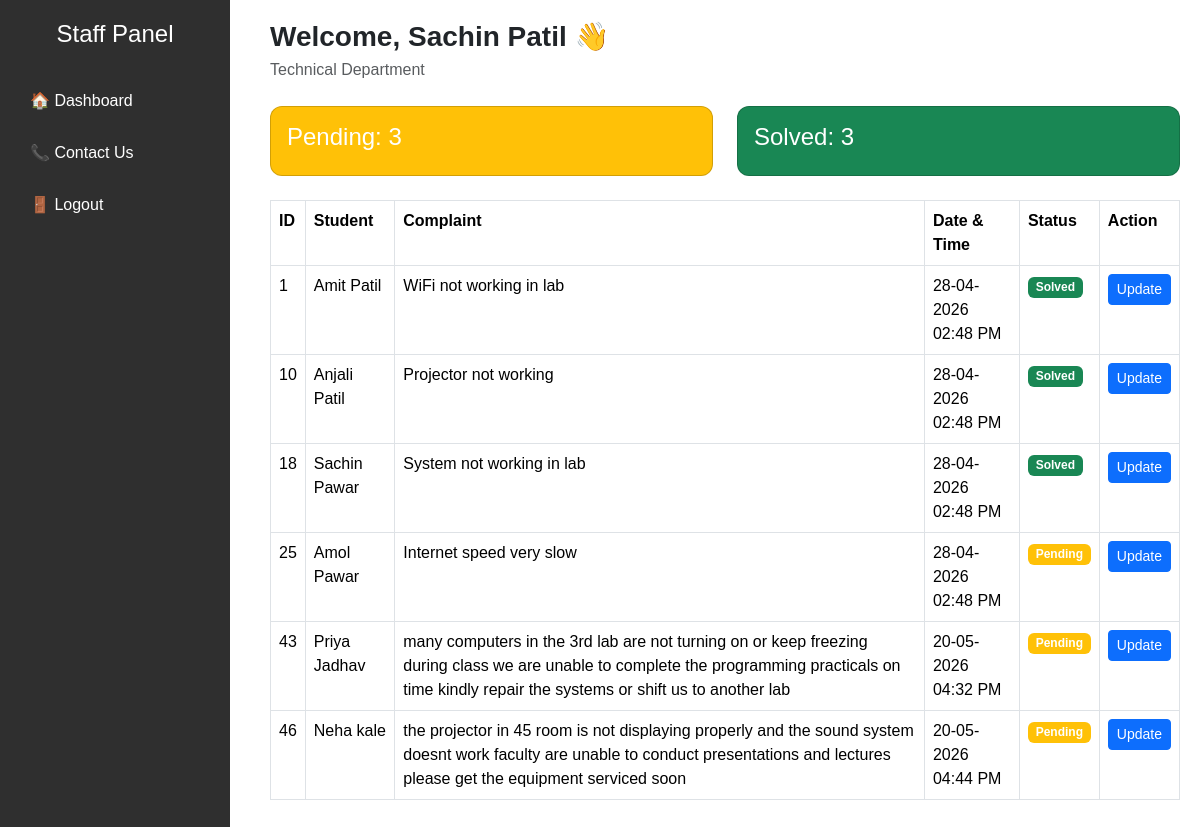
Page /staff-dashboard.php (signed in) on the committed database.
### tables this page shows
CREATE TABLE `complaints` (
  `id` int(11) NOT NULL,
  `complaint` text DEFAULT NULL,
  `department` varchar(50) DEFAULT NULL,
  `status` varchar(50) DEFAULT 'Pending',
  `created_at` timestamp NOT NULL DEFAULT current_timestamp(),
  `user_id` int(11) DEFAULT NULL
);

CREATE TABLE `users` (
  `id` int(11) NOT NULL,
  `name` varchar(100) NOT NULL,
  `email` varchar(100) NOT NULL,
  `password` varchar(255) NOT NULL,
  `role` enum('user','admin') DEFAULT 'user',
  `created_at` timestamp NOT NULL DEFAULT current_timestamp()
);

### staff-dashboard.php (the view, shortened to what this page needs)
<?php
include("db.php");
$dept = $_SESSION['department'];
$pending = $conn->query("
    SELECT * FROM complaints
    WHERE status='Pending' AND department='$dept'
")->num_rows;
$solved = $conn->query("
    SELECT * FROM complaints
    WHERE status='Solved' AND department='$dept'
")->num_rows;
$result = $conn->query("
    SELECT complaints.*, users.name AS student_name
    FROM complaints
    JOIN users ON complaints.user_id = users.id
    WHERE complaints.department='$dept'
");
?>
<!DOCTYPE html>
<html>
<head>
    <link href="https://cdn.jsdelivr.net/npm/bootstrap@5.3.2/dist/css/bootstrap.min.css" rel="stylesheet">
</head>
<body>
<div class="sidebar">
    <h4>Staff Panel</h4>
    <a href="staff-dashboard.php">🏠 Dashboard</a>
    <a href="contact.php">📞 Contact Us</a>
    <a href="logout.php">🚪 Logout</a>
</div>
<div class="main-content">
<div class="welcome-card d-flex justify-content-between align-items-center mb-4">
    <div>
        <h3 class="mb-1 fw-bold">
            Welcome, <?php echo $_SESSION['user_name']; ?> 👋
        </h3>
        <p class="mb-0 text-muted">
            <?php echo $_SESSION['department']; ?> Department
        </p>
    </div>
</div>
<div class="row my-4">
    <div class="col-md-6">
        <div class="card p-3 bg-warning text-white">
            <h4>Pending: <?php echo $pending; ?></h4>
        </div>
    </div>
    <div class="col-md-6">
        <div class="card p-3 bg-success text-white">
            <h4>Solved: <?php echo $solved; ?></h4>
        </div>
    </div>
</div>
<table class="table table-bordered">
    <th>ID</th>
<th>Student</th>
<th>Complaint</th>
<th>Date & Time</th>
<th>Status</th>
<th>Action</th>
    <?php while($row = $result->fetch_assoc()): ?>
<tr>
    <td><?php echo $row['id']; ?></td>
    <td><?php echo $row['student_name']; ?></td>
    <td><?php echo $row['complaint']; ?></td>
    <td>
        <?php echo date('d-m-Y h:i A', strtotime($row['created_at'])); ?>
    </td>
    <td>
        <?php if($row['status'] == 'Pending'): ?>
            <span class="badge bg-warning">Pending</span>
        <?php else: ?>
            <span class="badge bg-success">Solved</span>
        <?php endif; ?>
    </td>
    <td>
        <a href="update-status.php?id=<?php echo $row['id']; ?>" class="btn btn-sm btn-primary">
            Update
        </a>
    </td>
</tr>
<?php endwhile; ?>
</table>
</div>
</body>
</html>

### staff-dashboard.php (style rules this page uses)
body { margin: 0; font-family: Arial; }
.sidebar { position: fixed; left: 0; top: 0; width: 230px; height: 100%; background: #2f2f2f; padding: 20px; color: white; }
.sidebar h4 { text-align: center; margin-bottom: 30px; }
.sidebar a { display: block; color: white; text-decoration: none; padding: 10px; margin: 8px 0; border-radius: 8px; transition: 0.3s; }
.main-content { margin-left: 250px; padding: 20px; }
.card { border-radius: 12px; }

### rows in the picture
complaints: id "1", user.name "Amit Patil", complaint "WiFi not working in lab", created_at "28-04-2026 02:48 PM", status "Solved"
complaints: id "10", user.name "Anjali Patil", complaint "Projector not working", created_at "28-04-2026 02:48 PM", status "Solved"
complaints: id "18", user.name "Sachin Pawar", complaint "System not working in lab", created_at "28-04-2026 02:48 PM", status "Solved"
complaints: id "25", user.name "Amol Pawar", complaint "Internet speed very slow", created_at "28-04-2026 02:48 PM", status "Pending"
complaints: id "43", user.name "Priya Jadhav", complaint "many computers in the 3rd lab are not turning on or keep freezing during class we are unable to complete the programming practicals on time kindly repair the systems or shift us to another lab", created_at "20-05-2026 04:32 PM", status "Pending"
complaints: id "46", user.name "Neha kale", complaint "the projector in 45 room is not displaying properly and the sound system doesnt work faculty are unable to conduct presentations and lectures please get the equipment serviced soon", created_at "20-05-2026 04:44 PM", status "Pending"

### other values in the picture
$_SESSION['user_name'] "Sachin Patil"
$_SESSION['department'] "Technical"
$pending "3"
$solved "3"
